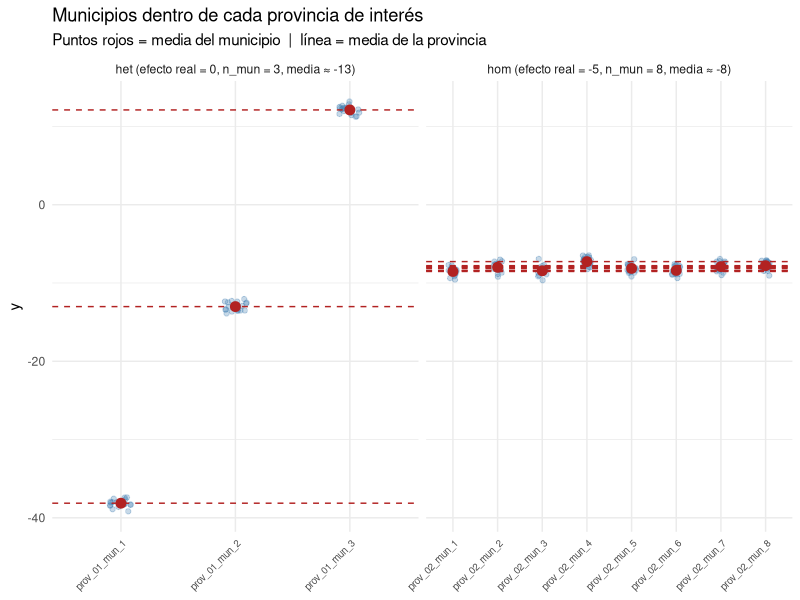
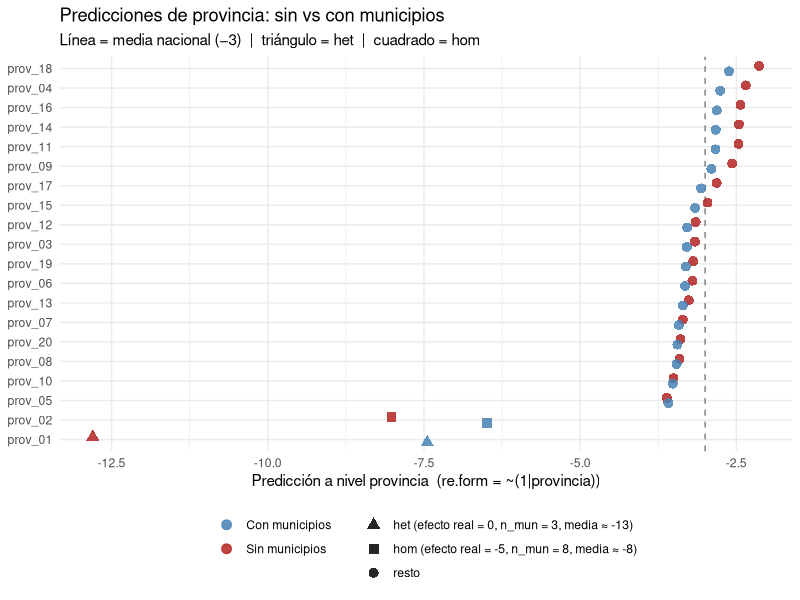

The R script that drew these images, in order:
## ---- chunk 1
library(tidyverse)
library(lme4)

set.seed(34)

grand_mean <- -3
n_prov <- 20
n_mun_het <- 3    # prov_het: pocos municipios
n_mun_resto <- 8  # resto: más municipios
n_obs <- 20

ef_prov <- c(
  0,   # prov_het: efecto real = 0
  -5,  # prov_hom: efecto real = -5
  rnorm(n_prov - 2, 0, 0.6)
)

# prov_het: 3 municipios muy dispares, media = -10  →  media provincia ≈ -13
ef_mun_het <- c(-35, -10, 15)

# prov_hom: 8 municipios compactos  →  media provincia ≈ -8
ef_mun_hom <- rnorm(n_mun_resto, 0, 0.3)

datos <- bind_rows(
  map_dfr(seq_len(n_mun_het), function(m) {
    tibble(
      provincia = "prov_01",
      municipio = paste0("prov_01_mun_", m),
      tipo = "het (efecto real = 0, n_mun = 3, media ≈ -13)",
      y = grand_mean + ef_prov[1] + ef_mun_het[m] + rnorm(n_obs, 0, 0.5)
    )
  }),
  map_dfr(2:n_prov, function(p) {
    n_m <- n_mun_resto
    tipo <- if (p == 2) {
      "hom (efecto real = -5, n_mun = 8, media ≈ -8)"
    } else {
      "resto"
    }
    ef_m <- if (p == 2) ef_mun_hom else rnorm(n_m, 0, 0.3)
    map_dfr(seq_len(n_m), function(m) {
      tibble(
        provincia = paste0("prov_", sprintf("%02d", p)),
        municipio = paste0("prov_", sprintf("%02d", p), "_mun_", m),
        tipo = tipo,
        y = grand_mean + ef_prov[p] + ef_m[m] + rnorm(n_obs, 0, 0.5)
      )
    })
  })
)
## ---- chunk 2
datos |>
  filter(provincia %in% c("prov_01", "prov_02")) |>
  ggplot(aes(x = municipio, y = y)) +
  geom_jitter(width = 0.1, alpha = 0.3, color = "steelblue") +
  stat_summary(fun = mean, geom = "point", size = 3, color = "firebrick") +
  stat_summary(
    fun = mean,
    geom = "hline",
    aes(yintercept = after_stat(y), group = provincia),
    linetype = "dashed",
    color = "firebrick"
  ) +
  facet_wrap(~tipo, scales = "free_x") +
  labs(
    x = NULL,
    y = "y",
    title = "Municipios dentro de cada provincia de interés",
    subtitle = "Puntos rojos = media del municipio  |  línea = media de la provincia"
  ) +
  theme_minimal() +
  theme(axis.text.x = element_text(angle = 45, hjust = 1, size = 7))
## ---- chunk 3
mod_sin_mun <- lmer(y ~ 1 + (1 | provincia), data = datos)
mod_con_mun <- lmer(y ~ 1 + (1 | provincia) + (1 | municipio), data = datos)
## ---- chunk 4
get_var <- function(mod, nivel) {
  as.data.frame(VarCorr(mod)) |> filter(grp == nivel) |> pull(vcov)
}

## ---- chunk 5


data.frame(
  componente = c(
    "sigma2_provincia  (sin municipios)",
    "sigma2_provincia  (con municipios)",
    "sigma2_municipio  (con municipios)",
    "sigma2_residual   (sin municipios)",
    "sigma2_residual   (con municipios)"
  ),
  varianza = c(
    get_var(mod_sin_mun, "provincia"),
    get_var(mod_con_mun, "provincia"),
    get_var(mod_con_mun, "municipio"),
    attr(VarCorr(mod_sin_mun), "sc")^2,
    attr(VarCorr(mod_con_mun), "sc")^2
  )
)
## ---- chunk 6
datos_prov <- datos |> distinct(provincia, tipo) |> arrange(provincia)

preds <- bind_rows(
  datos_prov |>
    mutate(
      pred = predict(mod_sin_mun, newdata = datos_prov, re.form = ~ (1 | provincia)),
      modelo = "Sin municipios"
    ),
  datos_prov |>
    mutate(
      pred = predict(mod_con_mun, newdata = datos_prov, re.form = ~ (1 | provincia)),
      modelo = "Con municipios"
    )
)

preds |>
  mutate(provincia = fct_reorder(provincia, pred), forma = tipo) |>
  ggplot(aes(x = pred, y = provincia, color = modelo, shape = forma)) +
  geom_vline(xintercept = grand_mean, linetype = "dashed", color = "grey50") +
  geom_point(size = 3, alpha = 0.85, position = position_dodge(width = 0.55)) +
  scale_color_manual(
    values = c("Sin municipios" = "firebrick", "Con municipios" = "steelblue")
  ) +
  scale_shape_manual(
    values = c(
      "het (efecto real = 0, n_mun = 3, media ≈ -13)" = 17,
      "hom (efecto real = -5, n_mun = 8, media ≈ -8)" = 15,
      "resto" = 16
    )
  ) +
  labs(
    x = "Predicción a nivel provincia  (re.form = ~(1|provincia))",
    y = NULL, color = NULL, shape = NULL,
    title = "Predicciones de provincia: sin vs con municipios",
    subtitle = "Línea = media nacional (−3)  |  triángulo = het  |  cuadrado = hom"
  ) +
  theme_minimal() +
  theme(legend.position = "bottom", legend.direction = "vertical")
## ---- chunk 7
preds |>
  pivot_wider(names_from = modelo, values_from = pred) |>
  mutate(
    media_bruta = map_dbl(provincia, ~ mean(datos$y[datos$provincia == .x])),
    cambio = `Con municipios` - `Sin municipios`
  ) |>
  arrange(`Sin municipios`) |>
  mutate(across(where(is.numeric), \(x) round(x, 2))) |>
  select(provincia, tipo, media_bruta, `Sin municipios`, `Con municipios`, cambio) |>
  knitr::kable(
    col.names = c("Provincia", "Tipo", "Media bruta", "Pred sin mun", "Pred con mun", "Cambio"),
    caption = "Predicciones a nivel provincia (re.form = ~(1|provincia))"
  )
